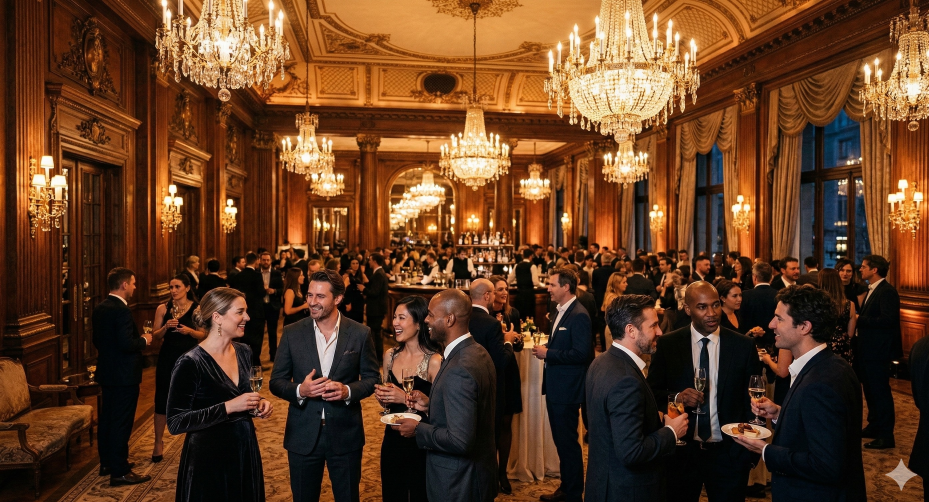
#> input picture assets/ballroom.jpg, 2786 x 1506 px, given in place of hotel-landing-twilight.jpg, which was not available (shown at 1/3 size)
$ python build-ads-v2.py
#> lines starting #> are read from the running program, lines starting #| are printed output that depends on the picture; pictures that were not available may be replaced by others from this repository, and a replacement may not be noted
#> in build_image, img is the input picture: PIL image 2786x1506 RGB; mean R, G, B 96.9, 60.1, 34.4
"""
BTL MN Ads — V2 Image Builder (Updated with new source images)
Creates fresh ad images for 3 campaigns: Main (4 variants), Retargeting (2), Interest-based (2)
Plus a new carousel set (6 cards)

Output specs per playbook:
- Static ads: 1080x1350 (4:5 vertical)
- Carousel cards: 1080x1080 (square)
- No text on images — all copy goes in Ads Manager
- Dark overlay + BTL logo pill top-right
"""

from PIL import Image, ImageDraw, ImageFilter
import os

BASE = os.path.dirname(os.path.dirname(os.path.abspath(__file__)))
OUT = os.path.join(BASE, "ads", "v2")
os.makedirs(OUT, exist_ok=True)

SRC = os.path.join(BASE, "assets", "v2-sources")

ASSETS = {
    # New sources
    "hotel_twilight": f"{SRC}/hotel-landing-twilight.jpg",
    "hotel_daytime": f"{SRC}/hotel-landing-daytime.jpg",
    "physician_dark": f"{SRC}/physician-dark.jpg",
    "physician_light": f"{SRC}/physician-light.jpg",
    "emsella": f"{SRC}/emsella-treatment.jpg",
    "emsculpt_treatment": f"{SRC}/emsculpt-treatment.jpg",
    "emsculpt_model": f"{SRC}/emsculpt-neo-model.jpg",
    "data_dashboard": f"{SRC}/data-dashboard-1.jpg",
    "data_dashboard_2": f"{SRC}/data-dashboard-2.jpg",
    # Existing good sources
    "wayzata": f"{BASE}/../btl-minnesota/shared/assets/wayzata-lake-minnetonka.jpg",
    "ballroom": f"{BASE}/assets/ballroom.jpg",
    "networking": f"{BASE}/assets/networking.jpg",
    "emsculpt_neo_hero": f"{BASE}/shared/assets/products/emsculpt-neo/hero.jpg",
    "emsculpt_neo_product": f"{BASE}/shared/assets/products/emsculpt-neo/product-1.jpg",
    "emface_closeup": f"{BASE}/shared/assets/products/emface/product-2.jpg",
    "logo": f"{BASE}/shared/assets/btl-logo-white.png",
}

STATIC_SIZE = (1080, 1350)  # 4:5 vertical
SQUARE_SIZE = (1080, 1080)  # 1:1 carousel


def center_crop(img, target_w, target_h):
    """Resize and center-crop to exact dimensions."""
#> called with target_w = 1080, target_h = 1350
    iw, ih = img.size
#> iw = 2786; ih = 1506
    scale = max(target_w / iw, target_h / ih)
#> scale = 0.896
    img = img.resize((int(iw * scale), int(ih * scale)), Image.LANCZOS)
#> img: PIL image 2497x1350 RGB
    iw, ih = img.size
#> iw = 2497; ih = 1350
    left = (iw - target_w) // 2
#> left = 708
    top = (ih - target_h) // 2
#> top = 0
    return img.crop((left, top, left + target_w, top + target_h))
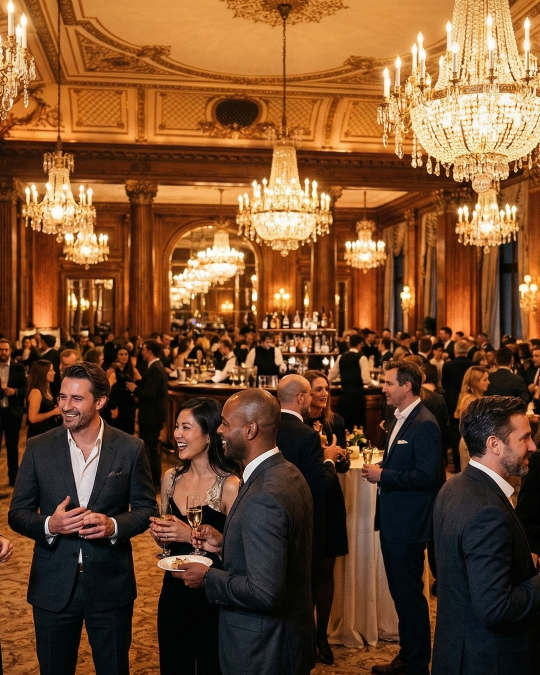
#> returned value: PIL image 1080x1350 RGB (shown at 1/2 size); mean R, G, B 116, 75.5, 44.2


def add_overlay(img, opacity=0.55, gradient=True):
    """Dark overlay with optional bottom gradient for readability."""
#> called with opacity = 0.42, gradient = True
    overlay = Image.new("RGBA", img.size, (0, 40, 60, int(255 * opacity)))
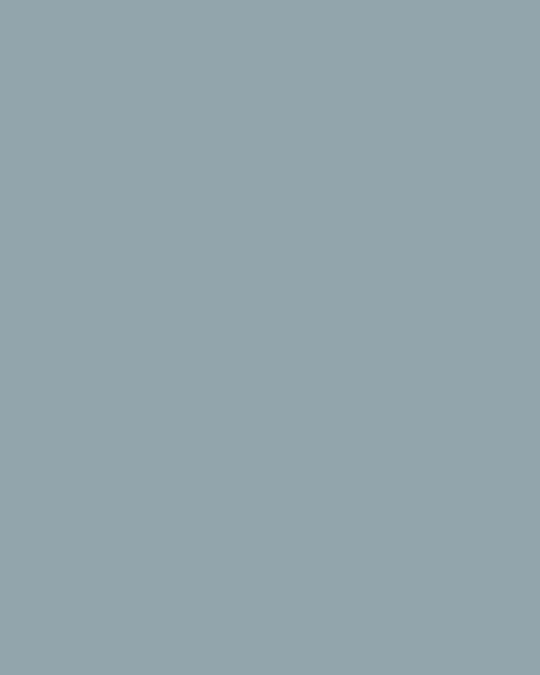
#> overlay: PIL image 1080x1350 RGBA (shown at 1/2 size); mean R, G, B, A 0, 40, 60, 107; transparent parts drawn white
    if img.mode != "RGBA":
        img = img.convert("RGBA")
    img = Image.alpha_composite(img, overlay)

    if gradient:
        grad = Image.new("RGBA", img.size, (0, 0, 0, 0))
#> grad: PIL image 1080x1350 RGBA; every value is 0
        draw = ImageDraw.Draw(grad)
        w, h = img.size
#> w = 1080; h = 1350
        gradient_start = int(h * 0.6)
#> gradient_start = 810
        for y in range(gradient_start, h):
            alpha = int(120 * ((y - gradient_start) / (h - gradient_start)))
            draw.line([(0, y), (w, y)], fill=(0, 20, 40, alpha))
        img = Image.alpha_composite(img, grad)

    return img


def add_logo(img, size=38):
    """BTL logo in a dark pill, top-right."""
#> called with size = 38
    logo_img = Image.open(ASSETS["logo"]).convert("RGBA")
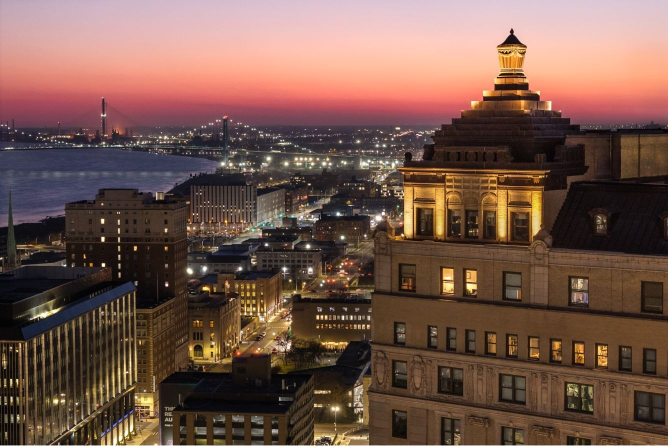
#> input picture assets/hero-bg.jpg, 1336 x 891 px, given in place of btl-logo-white.png, which was not available (shown at 1/2 size)
    lw, lh = logo_img.size
#> lw = 1336; lh = 891
    scale = size / lh
#> scale = 0.0426
    logo_resized = logo_img.resize((int(lw * scale), int(lh * scale)), Image.LANCZOS)

    pw = logo_resized.width + 24
#> pw = 80
    ph = logo_resized.height + 16
#> ph = 54
    pill = Image.new("RGBA", (pw, ph), (0, 0, 0, 140))

    lx = (pw - logo_resized.width) // 2
    ly = (ph - logo_resized.height) // 2
    pill.paste(logo_resized, (lx, ly), logo_resized)
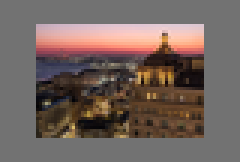
#> pill: PIL image 80x54 RGBA (shown 3 times larger); mean R, G, B, A 57, 42.1, 36.4, 196.6; transparent parts drawn white

    margin = 24
    pos = (img.width - pw - margin, margin)
    img.paste(pill, pos, pill)

    return img


def add_accent(img, color=(0, 130, 200), width=6, position="bottom"):
    """Subtle accent line."""
#> called with color = (0, 160, 80), width = 5, position = 'bottom'
    draw = ImageDraw.Draw(img)
    w, h = img.size
    if position == "bottom":
        draw.rectangle([(0, h - width), (w, h)], fill=color + (200,))
    elif position == "top":
        draw.rectangle([(0, 0), (w, width)], fill=color + (200,))
    return img


def build_image(source_key, target_size, overlay_opacity=0.55, gradient=True, accent=None, blur=0):
    """Full pipeline: crop -> blur -> overlay -> logo -> accent."""
    img = Image.open(ASSETS[source_key]).convert("RGB")
    img = center_crop(img, *target_size)

    if blur > 0:
        img = img.filter(ImageFilter.GaussianBlur(radius=blur))

    img = img.convert("RGBA")
    img = add_overlay(img, overlay_opacity, gradient)
    img = add_logo(img)

    if accent:
        img = add_accent(img, **accent)

    return img


# ============================================================
# MAIN CAMPAIGN — 4 static ads (4:5 vertical)
# ============================================================

print("Building Main Campaign statics...")

# 1. Revenue Model — Hotel Landing twilight (the venue, aspirational)
img = build_image("hotel_twilight", STATIC_SIZE, overlay_opacity=0.42,
                  accent={"color": (0, 160, 80), "width": 5, "position": "bottom"})
img.convert("RGB").save(os.path.join(OUT, "main-1-revenue-model.jpg"), quality=92)
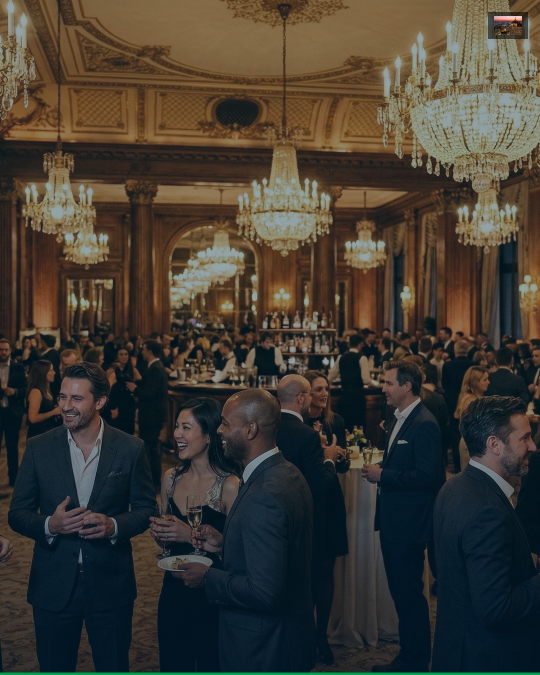
#> saved as main-1-revenue-model.jpg: PIL image 1080x1350 RGB (shown at 1/2 size); mean R, G, B 64.4, 59.3, 50.7
print("  main-1-revenue-model.jpg — Hotel Landing twilight")

# 2. Financing — Emsculpt treatment in action (shows the product being used)
img = build_image("emsculpt_treatment", STATIC_SIZE, overlay_opacity=0.45,
                  accent={"color": (0, 120, 200), "width": 5, "position": "bottom"})
#> in build_image, img is the input picture: PIL image 1336x891 RGB; mean R, G, B 115.8, 85.5, 74
#> call 2 of center_crop, with target_w = 1080, target_h = 1350
#> in center_crop (call 2), `return img.crop((left, top, left + target_w, top + target_h))`:
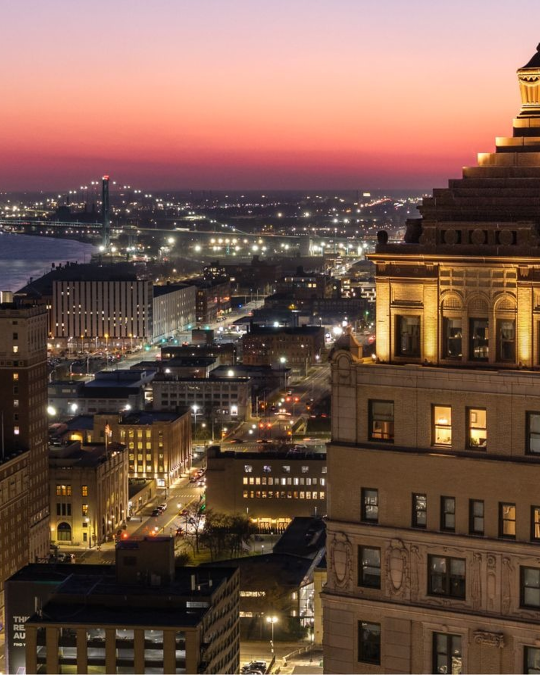
#> returned value: PIL image 1080x1350 RGB (shown at 1/2 size); mean R, G, B 120.5, 89.3, 76.1
img.convert("RGB").save(os.path.join(OUT, "main-2-financing.jpg"), quality=92)
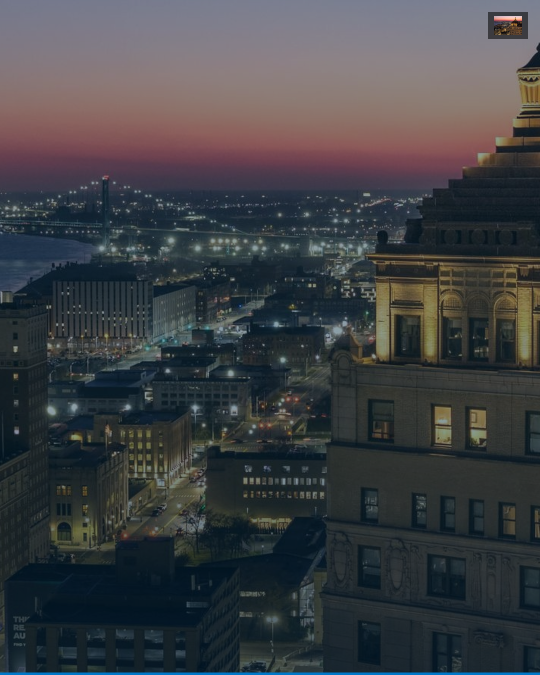
#> saved as main-2-financing.jpg: PIL image 1080x1350 RGB (shown at 1/2 size); mean R, G, B 62.4, 64.6, 68.4
print("  main-2-financing.jpg — Emsculpt treatment in action")

# 3. New Technology — Emsculpt Neo product hero (device reveal)
img = build_image("emsculpt_neo_product", STATIC_SIZE, overlay_opacity=0.35, gradient=False,
                  accent={"color": (0, 100, 180), "width": 5, "position": "top"})
#> (the run stopped early here; a loop or call above may not have finished)
